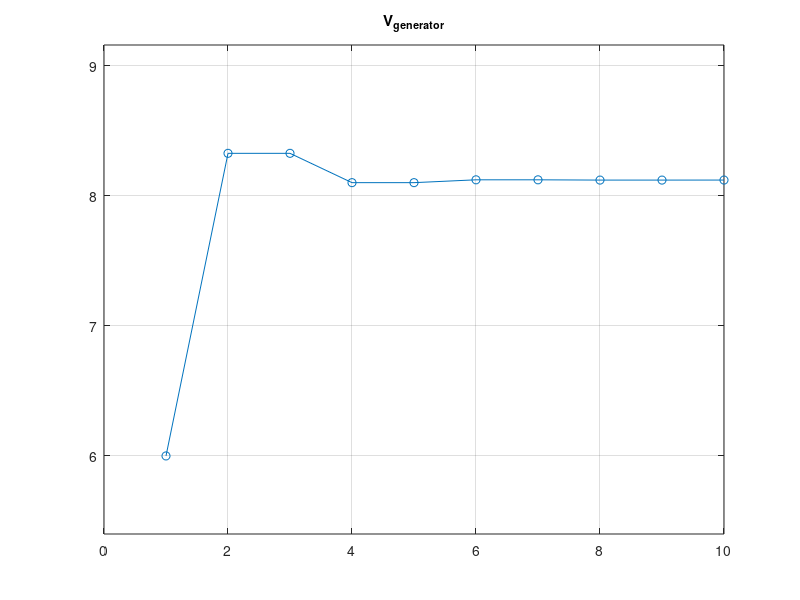
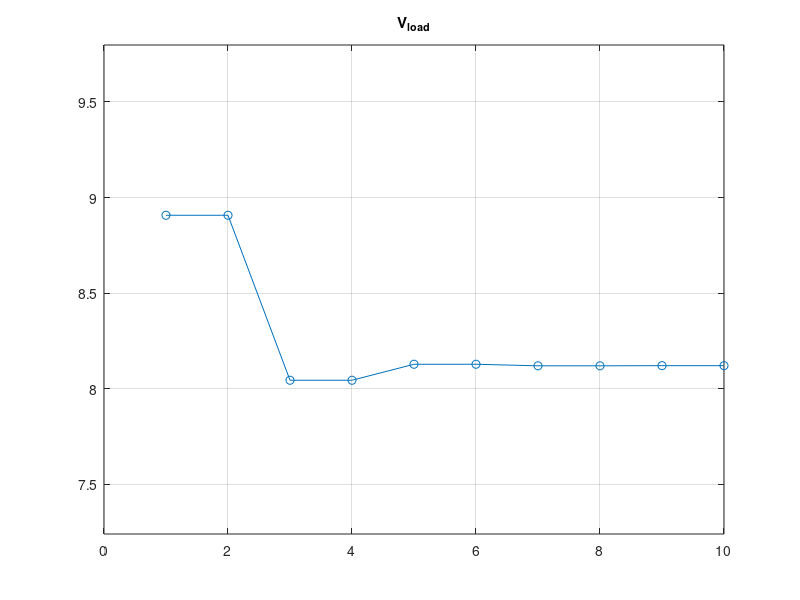

These charts were generated, in order, by the following MATLAB code:
%Bounce diagram
close all
clear all
format long g

zo = 75;    %characteristic impedance
rs = 50;    %source impedance
vs = 10;    %source voltage
rl = 216;   %load impedance

gi = (rs - zo)/(rs + zo);%generator gamma
gl = (rl - zo)/(rl + zo);%load gamma

vg = vs*zo/(zo+rs);     %total voltage at generator
vl = 0;                 %total voltage at load
vgr = vg;               %reflected from generator
vlr = 0;                %reflected from load

T = 10; %change according to timesteps needed
for t = 1:T
    if mod( t, 2 ) == 0
        %We are at generator side
        vgr = vlr * gi;
        vg = vg + vgr + vlr
    else
        %We are at load side
        vlr = vgr * gl;
        vl = vl + vlr + vgr;
    end
    vg_plot(t) =vg;
    vl_plot(t) =vl;
end

plot([1:T],vg_plot,'-o')
xlim([0 T])
ylim([min(vg_plot)*0.9 max(vg_plot)*1.1])
title("V_g_e_n_e_r_a_t_o_r")
grid on

figure()
plot([1:T],vl_plot,'-o')
xlim([0 T])
ylim([min(vl_plot)*0.9 max(vl_plot)*1.1])
title("V_l_o_a_d")
grid on